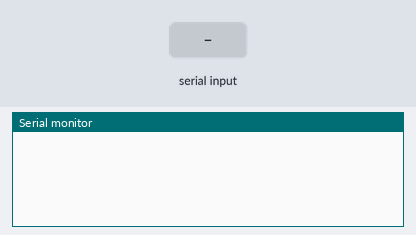
This sketch was run on a simulated Arduino Uno, built with avr-gcc and run on an emulated ATmega328P. Parts: the last lines printed to the serial monitor. Inputs (shaded band) come from the test bench.

Above: at 1.2 s.
1.3 s: "i90\n" received over Serial
At 3.5 s:
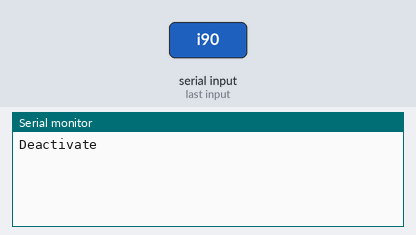
3.8 s: "a90\n" received over Serial
At 5.6 s:
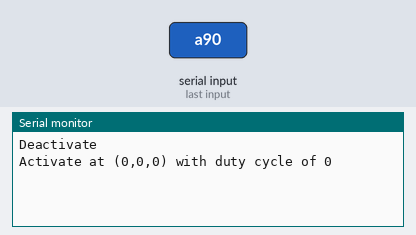
6.3 s: "f90\n" received over Serial
At 8.4 s:
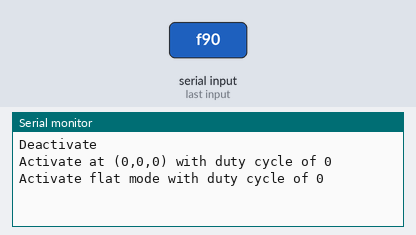
8.7 s: "m90\n" received over Serial
At 10.5 s:
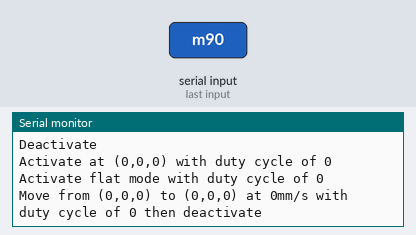
11.1 s: "r90\n" received over Serial
At 13.6 s:
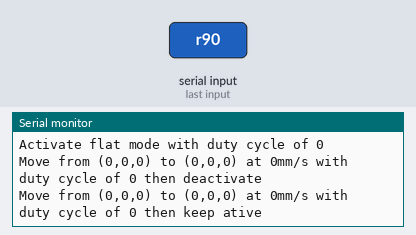

The sketch:

ParseInput.ino
```cpp
/* TEST PROGRAM TO VALIDATE THE SERIAL INPUT PARSING */

#include <stdint.h>

struct s_state {
  uint8_t isActiveMove = 0, isActiveStatic = 0, isStop = 0, isFlat = 0;
  uint8_t x = 0, y = 0, z = 0, d = 0, s = 0;
  uint8_t currStep = 0;
  uint8_t moveCurrStep = 0, moveNSteps = 0;
  uint8_t lastx = 0, lasty = 0, lastz = 0;
} state;

uint8_t parseInput ();
void parseInputToken (char *token);
void clearState ();
void printCommand ();

void setup() {

  Serial.begin(115200);

}

void loop() {

	clearState();

	if(parseInput()) {

		printCommand();
	}

}

uint8_t parseInput () {

	char buffer[64];
	uint8_t buffSize, start, end;
	/*
	char *buffPtr;
	uint8_t n;
	*/

	if(Serial.available()) {
		buffSize =  Serial.readBytes(buffer,63);
		buffer[buffSize] = '\0';
		buffSize++;

		start = end = 0;
		while (start < buffSize) {

			while( buffer[start + end] != ' ' && buffer[start + end] != '\0' ) {
				end++;
			}
			buffer[start + end] = '\0';
			parseInputToken(&buffer[start]);
			start += end + 1; end = 0;
		}

		return 1;
	}

	return 0;

		/*
		start = 0; end = start;
		while( buffer[start + end] != ' ' && buffer[start + end] != '\0' ) {
			end++;
		}
		buffer[start + end] = '\0';
		focusTarget.x = atoi(&buffer[start]);

		if( start + end < buffSize ) {
			start += end + 1; end = 0;
			while( buffer[start + end] != ' ' && buffer[start + end] != '\0' ) {
				end++;
			}
			buffer[start + end] = '\0';
			focusTarget.y = atoi(&buffer[start]);
		}

		if( start + end < buffSize ) {
			start += end + 1; end = 0;
			while( buffer[start + end] != ' ' && buffer[start + end] != '\0' ) {
				end++;
			}
			buffer[start + end] = '\0';
			focusTarget.z = atoi(&buffer[start]);
		}
		*/
		/*
		buffPtr = &buffer; n = 0;
		while( *(buffPtr + n) != ' ' && *(buffPtr + n) != '\0' ) {
			n++;
		}
		*(buffPtr + n) = '\0';
		focusTarget.x = atoi(buffPtr);

		buffPtr = (buffPtr + ++n); n = 0;
		if( buffPtr - &buffer < buffSize ) {
			while( *(buffPtr + n) != ' ' && *(buffPtr + n) != '\0' ) {
				n++;
			}
			*(buffPtr + n) = '\0';
			focusTarget.y = atoi(buffPtr);
		}

		buffPtr = (buffPtr + ++n); n = 0;
		if( buffPtr - &buffer < buffSize ) {
			while( *(buffPtr + n) != ' ' && *(buffPtr + n) != '\0' ) {
				n++;
			}
			*(buffPtr + n) = '\0';
			focusTarget.z = atoi(buffPtr);
		}
		*/

}

/*

*/
void parseInputToken (char *token) {

	if(token == NULL) return;
	if(token[0] == '\0') return;

  /*
    valid tokens:
    syntax  action  mandatory_pars
    m Set the move mode (moves from the current position to the desired position then deactivates)  x, y, z, d, s
    r Set the realocate mode (moves from the current position to the desired position and keep active)  x, y, z, d, s
    a Activates the focal point at the desired position x, y, z, d
    f Activates the flat mode d
    i Deactivates the current mode
    x[integer]  Sets the x focus coordinate. Value in milimeters
    y[integer]  Sets the y focus coordinate. Value in milimeters
    z[integer]  Sets the z focus coordinate. Value in milimeters
    d[integer]  Sets the duty cycle. Values from 0 to 255, equating to 0% to 100%
    s[integer]  Sets the speed of the displacement. Value in milimeters per second
  */
  switch (token[0]) {
    case 'i':
      state.isStop = 1;
      break;
    case 'a':
      state.isActiveStatic = 1;
      break;
    case 'f':
      state.isActiveStatic = 1;
      state.isFlat = 1;
      break;
    case 'm':
      state.isActiveMove = 1;
      break;
    case 'r':
      state.isActiveStatic = 1;
      state.isActiveMove = 1;
      break;
    case 'x':
      state.x = atoi(&token[1]);
      break;
    case 'y':
      state.y = atoi(&token[1]);
      break;
    case 'z':
      state.z = atoi(&token[1]);
      break;
    case 'd':
      state.d = atoi(&token[1]);
      break;
    case 's':
      state.s = atoi(&token[1]);
      break;
  }
}

void clearState () {

	state.lastx = state.x; state.lasty = state.y; state.lastz = state.z;

	state.isActiveMove = 0, state.isActiveStatic = 0, state.isStop = 0, state.isFlat = 0;
	//state.x = 0, state.y = 0, state.z = 0, state.d = 0, state.s = 0;
	state.currStep = 0;
	state.moveCurrStep = 0, state.moveNSteps = 0;

}

void printCommand () {

	if(state.isActiveMove){
		Serial.print("Move from ("); Serial.print(state.lastx); Serial.print(","); Serial.print(state.lasty); Serial.print(","); Serial.print(state.lastz); Serial.print(") to ("); Serial.print(state.x); Serial.print(","); Serial.print(state.y); Serial.print(","); Serial.print(state.z); Serial.print(") at "); Serial.print(state.s); Serial.print("mm/s with duty cycle of "); Serial.print(state.d);
		if(state.isActiveStatic) {
			 Serial.print(" then keep ative");
		}
		else {
			 Serial.print(" then deactivate");
		}
	}
	else if(state.isActiveStatic) {
    if(state.isFlat) {
      Serial.print("Activate flat mode with duty cycle of "); Serial.print(state.d);
    }
		else {
		  Serial.print("Activate at ("); Serial.print(state.x); Serial.print(","); Serial.print(state.y); Serial.print(","); Serial.print(state.z); Serial.print(") with duty cycle of "); Serial.print(state.d);
		}
	}
	if(state.isStop) {
		Serial.print("Deactivate");
	}
	Serial.print("\n");

}
```

Measured:
- after the input at 1.3 s, the serial monitor: prints a new line after 1.0 s (image 1)
- after the input at 3.8 s, the serial monitor: prints a new line after 1.0 s (image 2)
- after the input at 6.3 s, the serial monitor: prints a new line after 1.0 s (image 3)
- after the input at 8.7 s, the serial monitor: prints a new line after 1.0 s (image 4)
- after the input at 11.1 s, the serial monitor: prints a new line after 1.0 s (image 5)
